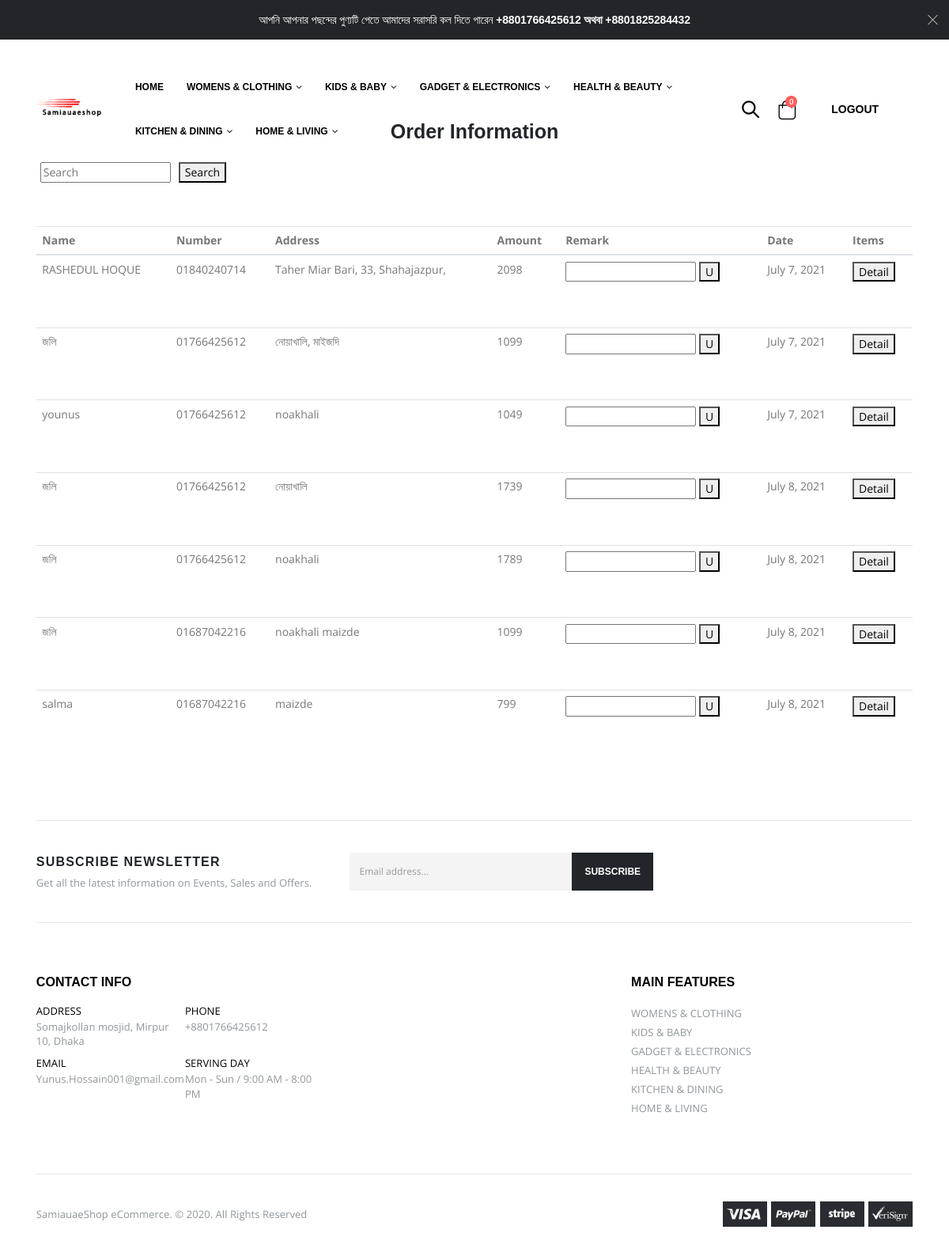
/dashboard (signed in), run on the app's committed database.
### products/models.py (models this page shows, shortened)
class ContactInfo(models.Model):
    CONTACT_WAY_LIST = [
        ('ADDRESS', 'ADDRESS'),
        ('PHONE', 'PHONE'),
        ('EMAIL', 'EMAIL'),
        ('SERVING DAY', 'SERVING DAY'),
    ]
    ContactWay = models.CharField(max_length=50, choices=CONTACT_WAY_LIST)
    details = models.CharField(max_length=100, blank=False)
    class Meta:
        verbose_name_plural = '5 Contact Info'

class MainFeature(models.Model):
    name = models.CharField(max_length=20, blank=False)
    class Meta:
        verbose_name_plural = '1. Main Features'

class cartOrder(models.Model):
    CustomerName = models.CharField(max_length=40)
    CustomerNumber = models.CharField(max_length=14)
    CustomerArea = models.CharField(max_length=50)
    CustomerAddress = models.TextField(max_length=150)
    Remark = models.TextField(max_length=150)
    OrderDate = models.DateField(("Date"), default=datetime.date.today)
    PaidStatus = models.BooleanField(default=False)
    totalmount = models.CharField(max_length=6, default=0)
    class Meta:
        verbose_name_plural = '9. Customer Order'

### products/views.py (the view)
# urls.py: path('dashboard', views.dashboard, name='dashboard'),
@login_required(login_url='authlogin')
def dashboard(request):
    categorylist = MainFeature.objects.all()
    producttypelist = ProductType.objects.all()
    ContactInfoList = ContactInfo.objects.all()
    cartOrderList = cartOrder.objects.all()
    cartOrderItemsList = cartOrderItems.objects.all()
    if 'update' in request.POST:
        id = request.POST['id']
        remark = request.POST['remark']
        castomer = cartOrder.objects.get(id=id)
        castomer.Remark = remark
        castomer.save()
    elif 'searchdata' in request.POST:
        srch = request.POST['search']
        if srch == '':
            cartOrderList = cartOrder.objects.all()
        else:
            cartOrderList = cartOrder.objects.filter(CustomerNumber=srch)
    contex = {
        'categorylist': categorylist,
        'producttypelist': producttypelist,
        'ContactInfoList': ContactInfoList,
        'cartOrderList': cartOrderList,
        'cartOrderItemsList': cartOrderItemsList
    }
    return render(request, 'dashboard.html',contex)

### templates/dashboard.html (shortened to what this page needs)
{% extends 'layouts.html'%}
{% load static %}
{% block main %}
<main class="main mt-10">
			<div class="container">
				<div class="row row-sparse">
					<div class="col-md-12 order-lg-last dashboard-content">
						<h3 class="text-center">Order Information</h3>
                        <form action="" method="post" class="form-inline">
                          <div class="form-group m-2">
                            <input type="text" class="" id="search" name="search" placeholder="Search">
                          </div>
                          <button type="submit" name="searchdata" class="m-2">Search</button>
                        </form>
                            <table class="table table-hover">
                              <thead>
                                <tr>
                                  <th scope="col">Name</th>
                                  <th scope="col">Number</th>
                                  <th scope="col">Address</th>
                                  <th scope="col">Amount</th>
                                  <th scope="col">Remark</th>
                                   <th scope="col">Date</th>
                                   <th scope="col">Items</th>
                                </tr>
                              </thead>
                              <tbody>
                              {% for order in cartOrderList %}
                                <tr>
                                  <td>{{ order.CustomerName }}</td>
                                  <td>{{ order.CustomerNumber }}</td>
                                  <td>{{ order.CustomerAddress }}</td>
                                  <td>{{ order.totalmount }}</td>
                                  <td>
                                      <form action="" method="post">
                                          <input type="text" name="remark" value="{{ order.Remark }}">
                                          <button type="submit" name="update">U</button>
                                      </form></td>
                                  <td>{{ order.OrderDate }}</td>
                                  <td>
                                    <button type="button" class="" data-toggle="modal" data-target=".INV-{{ order.id }}">Detail</button>
                                  </td>
                                  </tr>
                              {% endfor %}
                              </tbody>
                            </table>
					</div>
				</div>
			</div>
		</main>
{% endblock %}

### templates/layouts.html (shortened to what this page needs)
{% load static %}
<!DOCTYPE html>
<html>
<!DOCTYPE html>
<html lang="en">
    <head>
        <link rel="stylesheet" href="{% static 'assets/css/bootstrap.min.css'%}">
        <link rel="stylesheet" href="{% static 'assets/css/style.min.css'%}">
        <link rel="stylesheet" type="text/css" href="{% static 'assets/vendor/fontawesome-free/css/all.min.css'%}">
    </head>
    <body class="full-screen-slider">
        <div class="page-wrapper">
            <div class="top-notice text-white bg-dark">
                <div class="container text-center">
                    <h5 class="ls-n-10 mb-0">আপনি আপনার পছন্দের পুণ্যটি পেতে আমাদের সরাসরি কল দিতে পারেন <b> <a href="tel:{{ ContactInfoList.1.details }}">{{ ContactInfoList.1.details }}</a> অথবা <a href="tel:+8801825284432">+8801825284432</a></b></h5>
                    <button title="Close (Esc)" type="button" class="mfp-close">×</button>
                </div>
            </div>
            <header class="header header-transparent">
                <div class="header-middle">
                    <div class="container">
                        <div class="header-left">
                            <a href="{% url 'home'%}" class="logo">
                                <img src="{% static 'assets/images/logo.png'%}" alt="Porto Logo">
                            </a>
                            <nav class="main-nav font2">
                                <ul class="menu">
                                    <li>
                                        <a href="{% url 'home'%}">Home</a>
                                    </li>
                                    {% for feature in categorylist %}
                                    <li>
                                        <a href="/product_list/{{ feature.id }}">{{ feature.name }}</a>
                                    </li>
                                    {% endfor %}
                                </ul>
                            </nav>
                        </div>
                        <div class="header-right">
                            <div class="header-search header-search-popup header-search-category d-none d-sm-block">
                                <a href="#" class="search-toggle" role="button"><i class="icon-magnifier"></i></a>
                            </div>
                            <div class="dropdown cart-dropdown">
                                <a href="{% url 'cart'%}" class="dropdown-toggle" role="button">
                                    <i class="icon-shopping-cart"></i>
                                    <span class="cart-count badge-circle cart-list">{{ request.session.cartdata|length }}</span>
                                </a>
                            </div>
                            {% if user.is_authenticated %}
                            <div>
                                <a href="{% url 'authlogout' %}" class="btn">LOGOUT</a>
                            </div>
                            {% endif %}
                        </div>
                    </div>
                </div>
            </header>
            {% block main %}
            {% endblock %}
            <footer class="footer center">
                <div class="footer-top">
                    <div class="container top-border d-flex align-items-center justify-content-between flex-wrap">
                        <div class="footer-left widget-newsletter d-md-flex align-items-center">
                            <div class="widget-newsletter-info">
                                <h5 class="widget-newsletter-title text-uppercase m-b-1">subscribe newsletter</h5>
                                <p class="widget-newsletter-content mb-0">Get all the latest information on Events, Sales and Offers.</p>
                            </div>
                            <form action="#">
                                <div class="footer-submit-wrapper d-flex">
                                    <input type="email" class="form-control" placeholder="Email address..." size="40" required>
                                    <button type="submit" class="btn btn-dark btn-sm">Subscribe</button>
                                </div>
                            </form>
                        </div>
                        <div class="footer-right">
                            <div class="social-icons">
                                <a href="#" class="social-icon social-facebook icon-facebook" target="_blank"></a>
                                <a href="#" class="social-icon social-twitter icon-twitter" target="_blank"></a>
                                <a href="#" class="social-icon social-instagram icon-instagram" target="_blank"></a>
                            </div>
                        </div>
                    </div>
                </div>
                <div class="footer-middle">
                    <div class="container">
                        <div class="row">
                            <div class="col-lg-6 col-xl-4">
                                <div class="widget">
                                    <h4 class="widget-title">Contact Info</h4>
                                    <div class="row">
                                        <div class="col-sm-6">
                                            <div class="contact-widget">
                                                <h4 class="widget-title">{{ ContactInfoList.0.ContactWay }}</h4>
                                                <a href="#">{{ ContactInfoList.0.details }}</a>
                                            </div>
                                        </div>
                                        <div class="col-sm-6">
                                            <div class="contact-widget email">
                                                <h4 class="widget-title">{{ ContactInfoList.1.ContactWay }}</h4>
                                                <a href="tel:{{ ContactInfoList.1.details }}">{{ ContactInfoList.1.details }}</a>
                                            </div>
                                        </div>
                                        <div class="col-sm-6">
                                            <div class="contact-widget">
                                                <h4 class="widget-title">{{ ContactInfoList.2.ContactWay }}</h4>
                                                <a href="#">{{ ContactInfoList.2.details }}</a>
                                            </div>
                                        </div>
                                        <div class="col-sm-6">
                                            <div class="contact-widget">
                                                <h4 class="widget-title">{{ ContactInfoList.3.ContactWay }}</h4>
                                                <a href="#">{{ ContactInfoList.3.details }}</a>
                                            </div>
                                        </div>
                                    </div>
                                </div>
                            </div>
                            <div class="col-sm-6 col-lg-3 col-xl-4">
                            </div>
                            <div class="col-sm-6 col-lg-3 col-xl-4">
                                <div class="widget">
                                    <h4 class="widget-title">Main Features</h4>
                                    <ul class="links link-parts row">
                                        <div class="link-part col-xl-6">
                                        {% for category in categorylist %}
                                                <li><a href="#">{{ category.name }}</a></li>
                                        {% endfor %}
                                        </div>
                                    </ul>
                                </div>
                            </div>
                        </div>
                    </div>
                </div>
                <div class="footer-bottom">
                    <div class="container top-border d-flex align-items-center justify-content-between flex-wrap">
                        <p class="footer-copyright mb-0 py-3 pr-3">SamiauaeShop eCommerce. &copy;  2020.  All Rights Reserved</p>
                        <img class="py-3" src="{% static 'assets/images/payments.png'%}" alt="payment image">
                    </div>
                </div>
            </footer>
        </div>
    </body>
</html>

### data on the page
ContactInfo: details "+8801766425612", ContactWay "PHONE"
MainFeature: name "WOMENS & CLOTHING"
MainFeature: name "KIDS & BABY"
MainFeature: name "GADGET & ELECTRONICS"
MainFeature: name "HEALTH & BEAUTY"
MainFeature: name "KITCHEN & DINING"
MainFeature: name "HOME & LIVING"
cartOrder: CustomerName "RASHEDUL HOQUE", CustomerNumber "01840240714", CustomerAddress "Taher Miar Bari, 33, Shahajazpur,", totalmount "2098", OrderDate "July 7, 2021"
cartOrder: CustomerName "জলি", CustomerNumber "01766425612", CustomerAddress "নোয়াখালি, মাইজদি", totalmount "1099", OrderDate "July 7, 2021"
cartOrder: CustomerName "younus", CustomerNumber "01766425612", CustomerAddress "noakhali", totalmount "1049", OrderDate "July 7, 2021"
cartOrder: CustomerName "জলি", CustomerNumber "01766425612", CustomerAddress "নোয়াখালি", totalmount "1739", OrderDate "July 8, 2021"
cartOrder: CustomerName "জলি", CustomerNumber "01766425612", CustomerAddress "noakhali", totalmount "1789", OrderDate "July 8, 2021"
cartOrder: CustomerName "জলি", CustomerNumber "01687042216", CustomerAddress "noakhali maizde", totalmount "1099", OrderDate "July 8, 2021"
cartOrder: CustomerName "salma", CustomerNumber "01687042216", CustomerAddress "maizde", totalmount "799", OrderDate "July 8, 2021"
ContactInfo: ContactWay "ADDRESS", details "Somajkollan mosjid, Mirpur 10, Dhaka"
ContactInfo: ContactWay "EMAIL", details "Yunus.Hossain001@gmail.com"
ContactInfo: ContactWay "SERVING DAY", details "Mon - Sun / 9:00 AM - 8:00 PM"

### other printed values
{{ request.session.cartdata|length }} "0"
